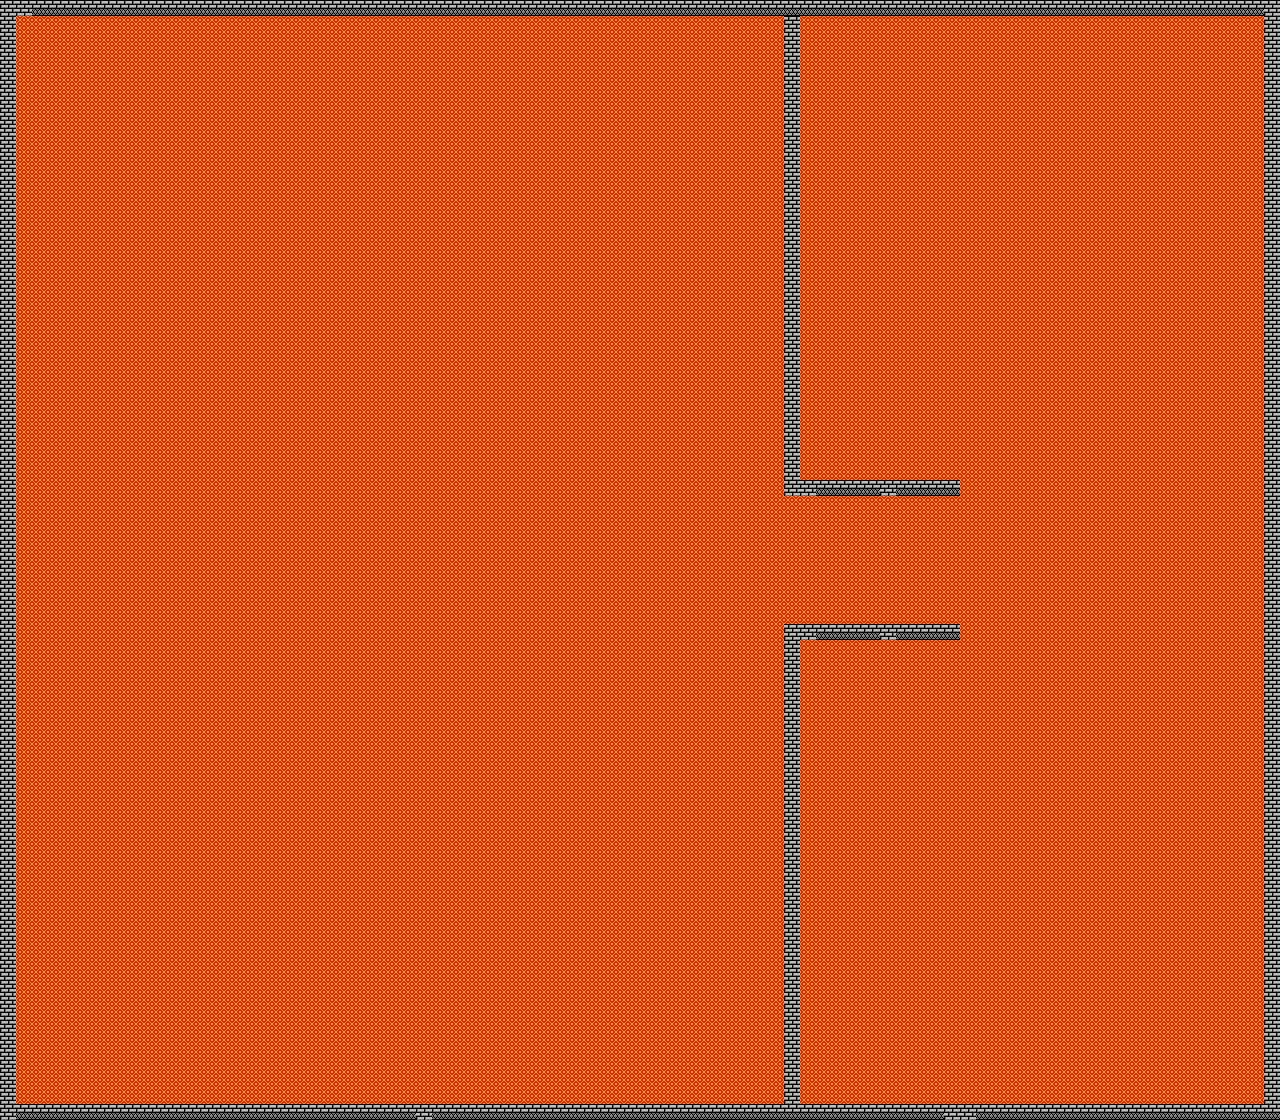

A level layout from a 2D game, rendered from its tile map. Below: a short description, then the map file with tile-grid data replaced by summaries:
An orthogonal 80x70 tile map with 16x16 px tiles, 2 tile layers (collision, bg).

<map version="1.10" tiledversion="1.10.2" orientation="orthogonal" renderorder="right-down" width="80" height="70" tilewidth="16" tileheight="16" infinite="0" nextlayerid="3" nextobjectid="1">
 <tileset firstgid="1" source="casino_main2.tsx" />
 <layer id="1" name="collision" width="80" height="70">
  <data>[5600 cells, 376 non-empty, 20 distinct tile ids]</data>
 </layer>
 <layer id="2" name="bg" width="80" height="70">
  <data>[5600 cells, 5224 non-empty, 26 distinct tile ids]</data>
 </layer>
</map>
